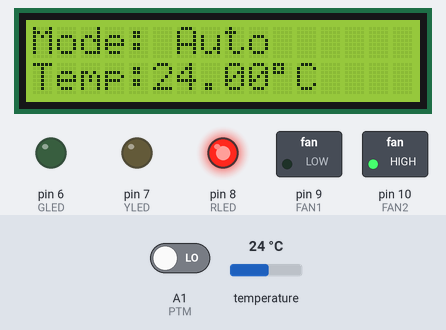
The sketch below on a simulated Arduino Uno, built with avr-gcc and run on an emulated ATmega328P. Shown: 16×2 character LCD, switched loads named in the sketch (green lamp = pin HIGH), output pins drawn as LEDs (lit = HIGH). The inputs (shaded band) are chosen by the test bench; at power-on: A1 (PTM) LOW, temperature 24 °C. What the sketch prints to the serial monitor is not drawn.

Above: at 1.2 s.
1.3 s: A1 (PTM) driven HIGH
At 1.9 s:
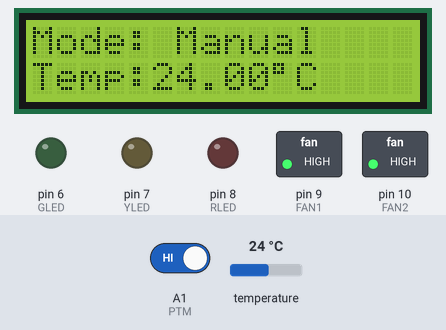
3.1 s: A1 (PTM) driven LOW
At 3.9 s:
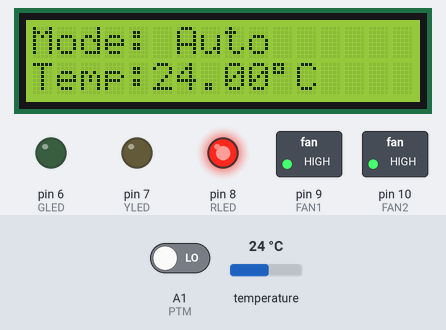
4.7 s: temperature set to 23.5 °C
At 5.9 s:
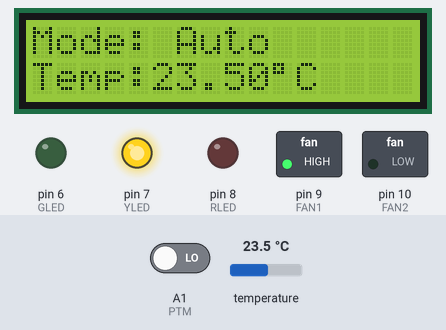
6.2 s: temperature set to 20.4 °C
At 6.9 s:
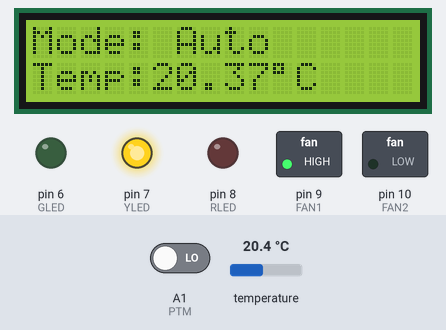
7.8 s: temperature set to 19.5 °C
At 8.9 s:
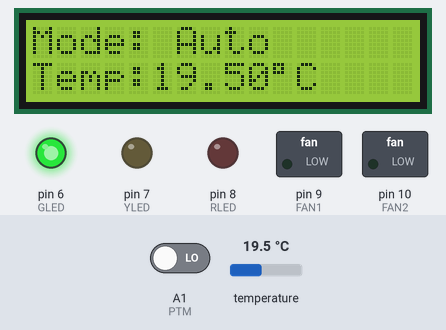
Timing chart, 0 to 10.3 s (numbered marks = the images above; inputs shaded):
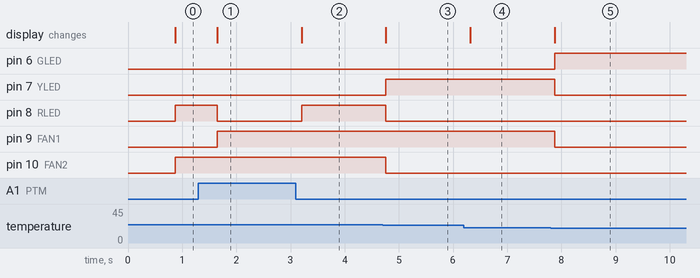

The sketch:

Subsystem-4.ino
```cpp
//including the libraries
#include <OneWire.h>
#include <DallasTemperature.h>
#include <LiquidCrystal_I2C.h>

//Set which pin dts is connected to the Arduino
#define ONE_WIRE_BUS A0

// Setup a oneWire instance to communicate with any OneWire devices
OneWire oneWire(ONE_WIRE_BUS);

// Pass our oneWire reference to Dallas Temperature.
DallasTemperature sensors(&oneWire);

//set lcd address
LiquidCrystal_I2C lcd = LiquidCrystal_I2C(0x27, 16, 2);

//set a float for the temperature data to be stored on
float temp = 0;

//Green LED connected to D6
int GLED = 6;
//Yellow LED connected to D7
int YLED = 7;
//Red LED connected to D8
int RLED = 8;

//First fan is connected to D9
int FAN1 = 9;
//Second fan is connected to D10
int FAN2 = 10;

//Override PTM is connected to A1
int PTM = A1;
//variable to store PTM state
int PTMstate = 0;
//white override LED is connecte to A3
int WLED = A3;

void setup() {
  // put your setup code here, to run once:

  // start serial monitor to send temp values to
  Serial.begin(9600);

  // Start up the library
  sensors.begin();

  //Set LEDs as output
  //if you don't, LEDs will be dim
  pinMode(GLED, OUTPUT);
  pinMode(YLED, OUTPUT);
  pinMode(RLED, OUTPUT);

  //Set fans as output
  pinMode(FAN1, OUTPUT);
  pinMode(FAN2, OUTPUT);

  //Set Switch and PTM as Input
  pinMode(PTM, INPUT);

  // Initiate the LCD:
  lcd.init();
  lcd.backlight();
  lcd.print("Mode:");
  lcd.setCursor(0, 1);
  lcd.print("Temp:");

}
void loop() {
  // put your main code here, to run repeatedly:
  sensors.requestTemperatures();      // Send the command to get temperature readings

  temp = sensors.getTempCByIndex(0); //temp is set as dts temperature value in degrees celsius
  Serial.println(temp);              //print temp value


  lcd.setCursor(5, 1); //move cursor
  lcd.print(temp);
  lcd.print(char(223));//print degrees sign
  lcd.print("C");//print "C"

  PTMstate = digitalRead(PTM);

  if (PTMstate == HIGH) {
    lcd.setCursor(6, 0);
    lcd.print("Manual");

    digitalWrite(WLED, HIGH);//White LED on
    digitalWrite(FAN1, HIGH);//Fan 1 on
    digitalWrite(FAN2, HIGH);//Fan 2 on

    //temperature indicating LEDs off
    digitalWrite(GLED, LOW);
    digitalWrite(YLED, LOW);
    digitalWrite(RLED, LOW);


  } else {
    lcd.setCursor(6, 0);
    lcd.print("Auto  ");
    digitalWrite(WLED, LOW); //override indicating LED off


    if (temp < 20) {                   //if normal temp
      digitalWrite(GLED, HIGH);        //green LED on
      digitalWrite(FAN1, LOW);         //first fan off

    } else {                           //temp is greater than 20C
      digitalWrite(GLED, LOW);         //green LED off
    }
    if (temp >= 20 && temp < 24) {          //if medium temp
      digitalWrite(YLED, HIGH);        //yellow LED on
      digitalWrite(FAN1, HIGH);        //first fan on

    } else {                           //temp is less than 20/less than medium
      digitalWrite(YLED, LOW);         //yellow LED off
    }
    if (temp >= 24) {                  //if high temp
      digitalWrite(RLED, HIGH);        //red led on
      digitalWrite(FAN2, HIGH);        //second fan on

    } else {                           //temp is less than 24/less than high
      digitalWrite(RLED, LOW);         //red LED off
      digitalWrite(FAN2, LOW);         //second fan off
    }
  }
}
```

Measured:
- the behaviour switches between 24 and 23.9 °C on temperature (found by bisection; images 2 and 3)
- the behaviour switches between 20 and 19.9 °C on temperature (found by bisection; images 4 and 5)
- after the input at 1.3 s, pin 8 (RLED): HIGH → LOW after 0.35 s; pin 9 (FAN1): LOW → HIGH after 0.35 s; the display: changes after 0.35 s (image 1)
- after the input at 3.1 s, pin 8 (RLED): LOW → HIGH after 0.10 s; the display: changes after 0.10 s (image 2)
- after the input at 4.7 s, pin 7 (YLED): LOW → HIGH after 0.06 s; pin 8 (RLED), pin 10 (FAN2): HIGH → LOW after 0.06 s; the display: changes after 0.06 s (image 3)
- after the input at 6.2 s, the display: changes after 0.12 s (image 4)
- after the input at 7.8 s, pin 6 (GLED): LOW → HIGH after 0.08 s; pin 7 (YLED), pin 9 (FAN1): HIGH → LOW after 0.08 s; the display: changes after 0.08 s (image 5)
